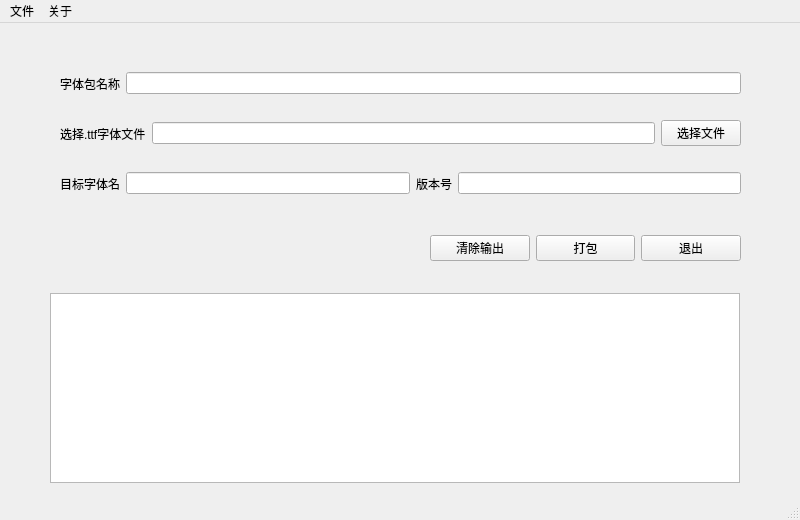
<?xml version="1.0" encoding="UTF-8"?>
<ui version="4.0">
 <class>MainWindow</class>
 <widget class="QMainWindow" name="MainWindow">
  <property name="geometry">
   <rect>
    <x>0</x>
    <y>0</y>
    <width>800</width>
    <height>520</height>
   </rect>
  </property>
  <property name="windowTitle">
   <string>Motorola Font Packer</string>
  </property>
  <widget class="QWidget" name="centralwidget">
   <widget class="QWidget" name="horizontalLayoutWidget">
    <property name="geometry">
     <rect>
      <x>60</x>
      <y>40</y>
      <width>681</width>
      <height>41</height>
     </rect>
    </property>
    <layout class="QHBoxLayout" name="horizontalLayout">
     <item>
      <widget class="QLabel" name="label">
       <property name="text">
        <string>字体包名称</string>
       </property>
      </widget>
     </item>
     <item>
      <widget class="LineEdit" name="edit_font_name"/>
     </item>
    </layout>
   </widget>
   <widget class="QWidget" name="horizontalLayoutWidget_2">
    <property name="geometry">
     <rect>
      <x>60</x>
      <y>90</y>
      <width>681</width>
      <height>41</height>
     </rect>
    </property>
    <layout class="QHBoxLayout" name="horizontalLayout_2">
     <item>
      <widget class="QLabel" name="label_2">
       <property name="text">
        <string>选择.ttf字体文件</string>
       </property>
      </widget>
     </item>
     <item>
      <widget class="LineEdit" name="edit_ttf_path"/>
     </item>
     <item>
      <widget class="PushButton" name="btn_choose_file">
       <property name="text">
        <string>选择文件</string>
       </property>
      </widget>
     </item>
    </layout>
   </widget>
   <widget class="QWidget" name="horizontalLayoutWidget_3">
    <property name="geometry">
     <rect>
      <x>430</x>
      <y>200</y>
      <width>311</width>
      <height>51</height>
     </rect>
    </property>
    <layout class="QHBoxLayout" name="horizontalLayout_3">
     <item>
      <widget class="PushButton" name="btn_clear">
       <property name="text">
        <string>清除输出</string>
       </property>
      </widget>
     </item>
     <item>
      <widget class="PushButton" name="btn_pack">
       <property name="text">
        <string>打包</string>
       </property>
      </widget>
     </item>
     <item>
      <widget class="PushButton" name="btn_exit">
       <property name="text">
        <string>退出</string>
       </property>
      </widget>
     </item>
    </layout>
   </widget>
   <widget class="QTextBrowser" name="build_output">
    <property name="geometry">
     <rect>
      <x>50</x>
      <y>270</y>
      <width>690</width>
      <height>190</height>
     </rect>
    </property>
   </widget>
   <widget class="QWidget" name="horizontalLayoutWidget_4">
    <property name="geometry">
     <rect>
      <x>60</x>
      <y>140</y>
      <width>681</width>
      <height>41</height>
     </rect>
    </property>
    <layout class="QHBoxLayout" name="horizontalLayout_4">
     <item>
      <widget class="QLabel" name="label_3">
       <property name="text">
        <string>目标字体名</string>
       </property>
      </widget>
     </item>
     <item>
      <widget class="LineEdit" name="edit_font_target_name"/>
     </item>
     <item>
      <widget class="QLabel" name="label_4">
       <property name="text">
        <string>版本号</string>
       </property>
      </widget>
     </item>
     <item>
      <widget class="LineEdit" name="edit_pkg_version"/>
     </item>
    </layout>
   </widget>
  </widget>
  <widget class="QMenuBar" name="menubar">
   <property name="geometry">
    <rect>
     <x>0</x>
     <y>0</y>
     <width>800</width>
     <height>26</height>
    </rect>
   </property>
   <widget class="QMenu" name="menu">
    <property name="title">
     <string>文件</string>
    </property>
    <addaction name="action_open_workspace"/>
    <addaction name="separator"/>
    <addaction name="action_exit"/>
   </widget>
   <widget class="QMenu" name="menu_2">
    <property name="title">
     <string>关于</string>
    </property>
    <addaction name="action_about"/>
    <addaction name="separator"/>
    <addaction name="action_Qt"/>
   </widget>
   <addaction name="menu"/>
   <addaction name="menu_2"/>
  </widget>
  <widget class="QStatusBar" name="statusbar"/>
  <action name="action_open_workspace">
   <property name="text">
    <string>打开工作目录</string>
   </property>
  </action>
  <action name="action_about">
   <property name="text">
    <string>关于软件</string>
   </property>
  </action>
  <action name="action_exit">
   <property name="text">
    <string>退出</string>
   </property>
  </action>
  <action name="action_Qt">
   <property name="text">
    <string>关于Qt</string>
   </property>
  </action>
  <action name="action_open_tempdir">
   <property name="text">
    <string>打开临时目录</string>
   </property>
  </action>
 </widget>
 <customwidgets>
  <customwidget>
   <class>PushButton</class>
   <extends>QPushButton</extends>
   <header>qfluentwidgets</header>
  </customwidget>
  <customwidget>
   <class>LineEdit</class>
   <extends>QLineEdit</extends>
   <header>qfluentwidgets</header>
  </customwidget>
 </customwidgets>
 <resources/>
 <connections>
  <connection>
   <sender>btn_exit</sender>
   <signal>clicked()</signal>
   <receiver>MainWindow</receiver>
   <slot>close()</slot>
   <hints>
    <hint type="sourcelabel">
     <x>691</x>
     <y>210</y>
    </hint>
    <hint type="destinationlabel">
     <x>399</x>
     <y>249</y>
    </hint>
   </hints>
  </connection>
  <connection>
   <sender>action_exit</sender>
   <signal>triggered()</signal>
   <receiver>MainWindow</receiver>
   <slot>close()</slot>
   <hints>
    <hint type="sourcelabel">
     <x>-1</x>
     <y>-1</y>
    </hint>
    <hint type="destinationlabel">
     <x>399</x>
     <y>249</y>
    </hint>
   </hints>
  </connection>
 </connections>
</ui>
